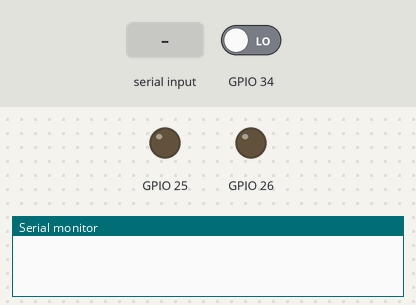
Bench run of a program on a simulated ESP32. On the bench: output pins drawn as LEDs (lit = HIGH), the last lines printed to the serial monitor. The inputs (shaded band) are chosen by the test bench; at power-on: GPIO 34 LOW.

Above: at 1.2 s.
1.3 s: "90,45,200\n" received over Serial
At 1.8 s:
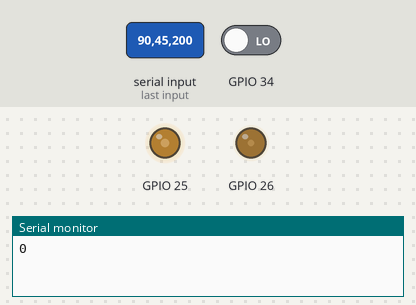
2.8 s: "30,150,10\n" received over Serial
At 4.0 s:
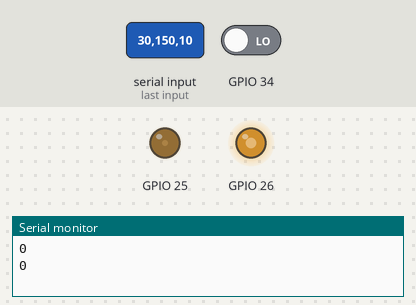
4.3 s: "5\n" received over Serial
At 5.2 s:
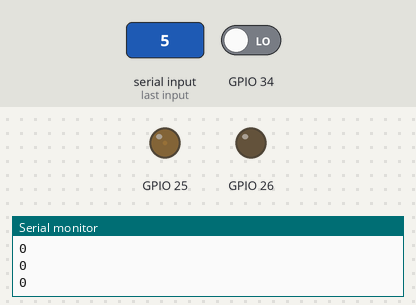
5.8 s: "90\n" received over Serial
At 6.4 s:
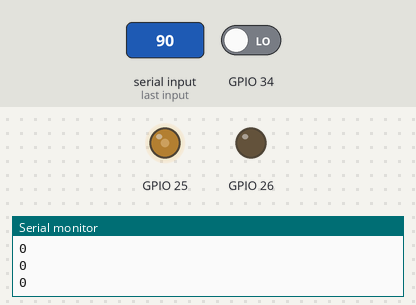
7.3 s: "200\n" received over Serial
At 7.6 s:
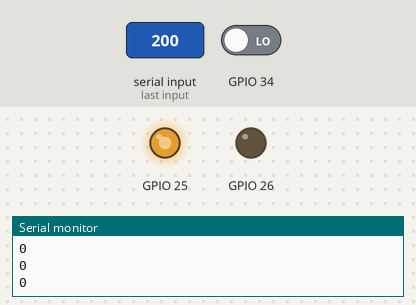
8.8 s: "1,90\n" received over Serial
At 9.9 s:
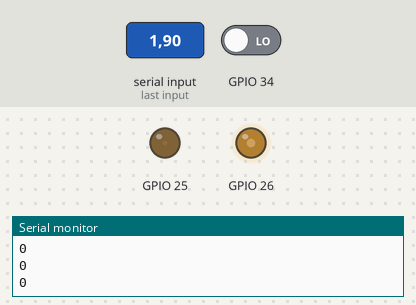
Timing chart, 0 to 11.3 s (numbered marks = the images above; inputs shaded):
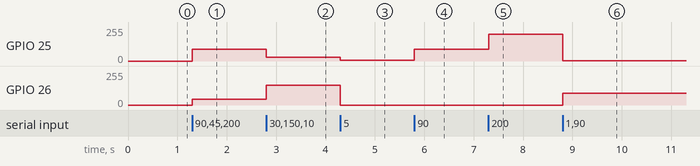

Measured:
- after the input at 1.3 s, GPIO 25: 0/255 → 90/255 at once; GPIO 26: 0/255 → 45/255 at once
- after the input at 2.8 s, GPIO 25: 90/255 → 30/255 at once; GPIO 26: 45/255 → 150/255 at once
- after the input at 4.3 s, GPIO 25: 30/255 → 5/255 at once; GPIO 26: 150/255 → 0/255 at once
- after the input at 5.8 s, GPIO 25: 5/255 → 90/255 at once
- after the input at 7.3 s, GPIO 25: 90/255 → 200/255 at once
- after the input at 8.8 s, GPIO 25: 200/255 → 1/255 at once; GPIO 26: 0/255 → 90/255 at once

The program:

main.cpp
```cpp
#include <Arduino.h>

String incoming = "";

void setup()
{
  Serial.begin(115200);
  pinMode(34, INPUT);
}

void loop()
{
    if (Serial.available())
    {
        incoming = Serial.readStringUntil('\n');
        incoming.trim();

        int commaIndex = incoming.indexOf(',');
        int val1 = 0;
        int val2 = 0;

        if (commaIndex >= 0)
        {
            val1 = incoming.substring(0, commaIndex).toInt();
            val2 = incoming.substring(commaIndex + 1).toInt();
        }
        else
        {
            val1 = incoming.toInt();
        }

        val1 = constrain(val1, 0, 255);
        val2 = constrain(val2, 0, 255);

        dacWrite(25, val1);
        dacWrite(26, val2);

        delayMicroseconds(100);

        int digitalState = digitalRead(34);
        Serial.println(digitalState == HIGH ? "1" : "0");
    }
}
```
